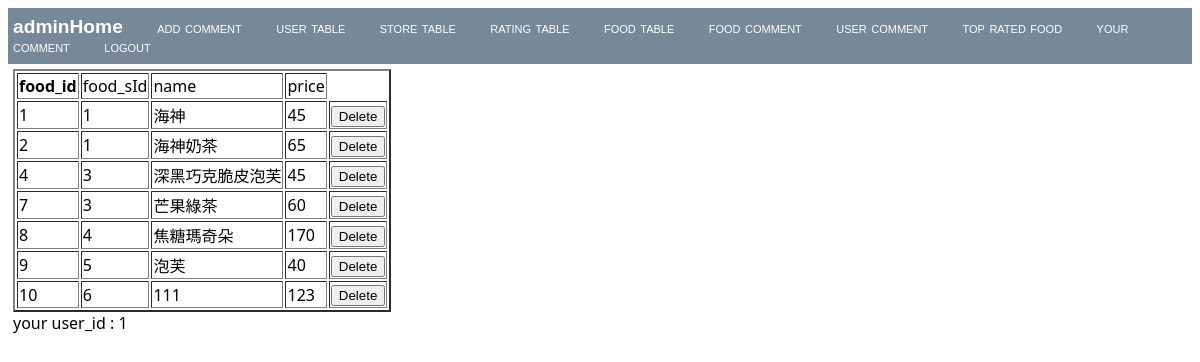
/adminlistfood (signed in), run on the app's committed database.
### tables this page shows
CREATE TABLE Food (food_sId integer, name text, price integer);

### app.py (the view)
@app.route('/adminlistfood')
def admin_list_food():
    if session.get('user_id') != 1:
        return render_template('guest_relogin.html')
    con = sqlite3.connect("database.db")
    cur = con.cursor()
    cur.execute("SELECT rowid, * FROM Food")
    rows = cur.fetchall()
    con.close()
    return render_template("admin_list_food.html", rows = rows)

### templates/admin_list_food.html (shortened to what this page needs)
{% extends "admin_layout.html" %}
{% block content %}
        <table border="2px">
            <thead>
                <td><strong>food_id</strong></td>
                <td>food_sId</td>
                <td>name</td>
                <td>price</td>
            </thead>
            {% for row in rows %}
            <tr>
                <td>{{ row[0] }}</td>
                <td>{{ row[1] }}</td>
                <td>{{ row[2] }}</td>
                <td>{{ row[3] }}</td>
                <td>
                    <form action="{{url_for('delete_food')}}" method="POST">
                        <input type="submit" value="Delete">
                    </form>
                </td>
            </tr>
            {% endfor %}
        </table>
{% endblock %}

### data on the page
Food: rowid "1", food_sId "1", name "海神", price "45"
Food: rowid "2", food_sId "1", name "海神奶茶", price "65"
Food: rowid "4", food_sId "3", name "深黑巧克脆皮泡芙", price "45"
Food: rowid "7", food_sId "3", name "芒果綠茶", price "60"
Food: rowid "8", food_sId "4", name "焦糖瑪奇朵", price "170"
Food: rowid "9", food_sId "5", name "泡芙", price "40"
Food: rowid "10", food_sId "6", name "111", price "123"

### other printed values
{{ session.get('user_id') }} "1"
